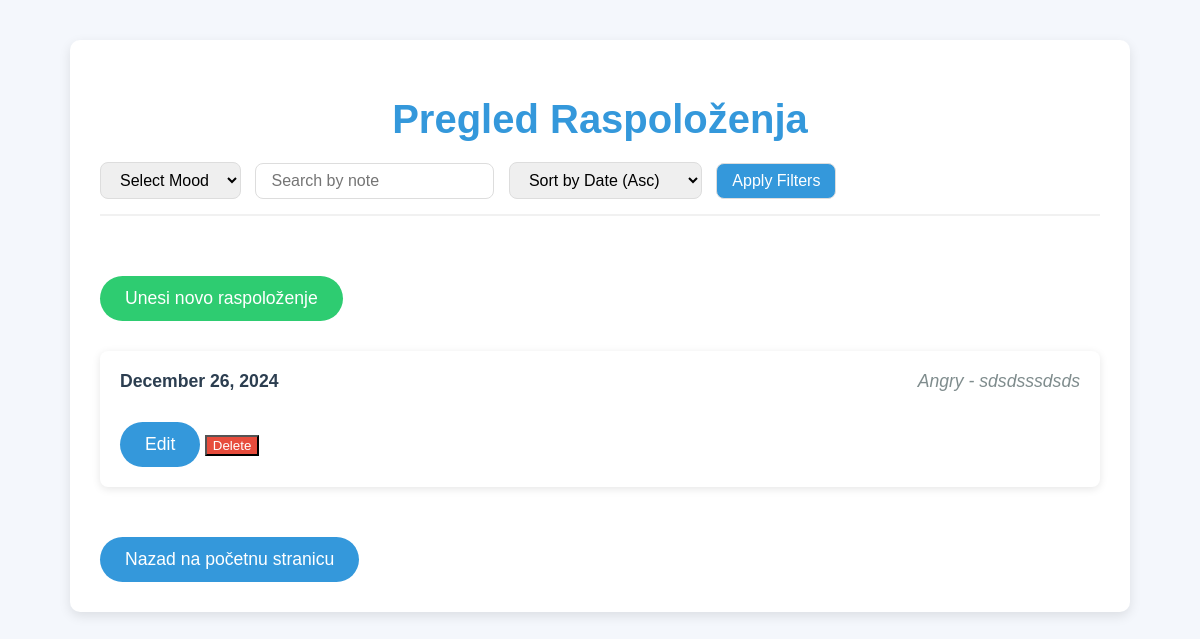
The app's page /tracker/moods/ (signed in) with its own data.
### tracker/models.py (models this page shows)
class MoodEntry(models.Model):
    user = models.ForeignKey(User, on_delete=models.CASCADE)
    date = models.DateField(auto_now_add=True)
    mood = models.CharField(max_length=20, choices=[
        ('Happy', 'Happy'),
        ('Sad', 'Sad'),
        ('Anxious', 'Anxious'),
        ('Neutral', 'Neutral'),
        ('Angry', 'Angry'),
    ])
    note = models.TextField(blank=True)

### tracker/views.py (the view)
# urls.py: path('moods/', MoodEntryListView.as_view(), name='mood_list'),
class MoodEntryListView(ListView):
    model = MoodEntry
    template_name = 'tracker/mood_list.html'  # Update this path if necessary
    context_object_name = 'object_list'
    def get_queryset(self):
        queryset = MoodEntry.objects.filter(user=self.request.user)
        mood = self.request.GET.get('mood')
        if mood:
            queryset = queryset.filter(mood__icontains=mood)
        note = self.request.GET.get('note')
        if note:
            queryset = queryset.filter(note__icontains=note)
        sort_by_date = self.request.GET.get('sort_by_date')
        if sort_by_date == 'desc':
            queryset = queryset.order_by('-date')
        else:
            queryset = queryset.order_by('date')
        return queryset

### tracker/templates/tracker/moodentry_list.html (shortened to what this page needs)
<!DOCTYPE html>
<html lang="en">
<head>
</head>
<body>
    <div class="container">
        <h1>Pregled Raspoloženja</h1>
        <div class="filters">
            <form method="get" action="{% url 'mood_list' %}" style="flex-grow: 1;">
                <select name="mood">
                    <option value="">Select Mood</option>
                </select>
                <input type="text" name="note" placeholder="Search by note" value="{{ request.GET.note }}">
                <select name="sort_by_date">
                    <option value="asc" {% if request.GET.sort_by_date == 'asc' %}selected{% endif %}>Sort by Date (Asc)</option>
                </select>
                <button type="submit">Apply Filters</button>
            </form>
        </div>
        <a href="{% url 'mood_create' %}" class="add-mood-btn">Unesi novo raspoloženje</a>
        <ul>
            {% for mood in object_list %}
                <li>
                    <div class="mood-info">
                        <span class="mood-date">{{ mood.date|date:"F j, Y" }}</span>
                        <span class="mood-description">{{ mood.mood }} - {{ mood.note }}</span>
                    </div>
                    {% if user.is_authenticated and mood.user == user %}
                        <div class="actions">
                            <a href="{% url 'edit_mood' mood.id %}" style="background-color: #3498db; color: white;">Edit</a>
                            <form action="{% url 'delete_mood' mood.id %}" method="post" style="display:inline;">
                                <button type="submit" style="background-color: #e74c3c; color: white;">Delete</button>
                            </form>
                        </div>
                    {% endif %}
                </li>
            {% endfor %}
        </ul>
        <a href="{% url 'home' %}">Nazad na početnu stranicu</a>
    </div>
</body>
</html>

### tracker/templates/tracker/moodentry_list.html (style rules this page uses)
body { font-family: 'Arial', sans-serif; background-color: #f4f7fc; margin: 0; padding: 0; color: #333; }
.container { width: 90%; max-width: 1000px; margin: 40px auto; background-color: white; padding: 30px; border-radius: 10px; box-shadow: 0 4px 12px rgba(0, 0, 0, 0.1); }
h1 { text-align: center; color: #3498db; font-size: 2.5rem; margin-bottom: 20px; }
.filters { display: flex; justify-content: space-between; margin-bottom: 30px; padding-bottom: 15px; border-bottom: 2px solid #f1f1f1; }
.filters select, .filters input[type="text"], .filters button { padding: 8px 15px; font-size: 1rem; margin-right: 10px; border-radius: 8px; border: 1px solid #ddd; }
.filters button { background-color: #3498db; color: white; cursor: pointer; }
ul { list-style-type: none; padding: 0; margin-top: 30px; }
li { background-color: #fff; margin-bottom: 20px; padding: 20px; border-radius: 8px; box-shadow: 0 2px 8px rgba(0, 0, 0, 0.1); display: flex; flex-direction: column; justify-content: space-between; transition: transform 0.3s ease, background-color 0.3s ease; }
.mood-info { display: flex; justify-content: space-between; font-size: 1.1rem; }
.mood-date { font-weight: bold; color: #2c3e50; }
.mood-description { font-style: italic; color: #7f8c8d; }
a { display: inline-block; margin-top: 30px; padding: 12px 25px; background-color: #3498db; color: white; text-decoration: none; font-size: 1.1rem; border-radius: 30px; text-align: center; transition: background-color 0.3s ease, transform 0.3s ease; }
.add-mood-btn { display: inline-block; margin-top: 30px; padding: 12px 25px; background-color: #2ecc71; color: white; text-decoration: none; font-size: 1.1rem; border-radius: 30px; text-align: center; transition: background-color 0.3s ease, transform 0.3s ease; }

### records on screen
MoodEntry: date "December 26, 2024", mood "Angry", note "sdsdsssdsds", shows "Edit"
